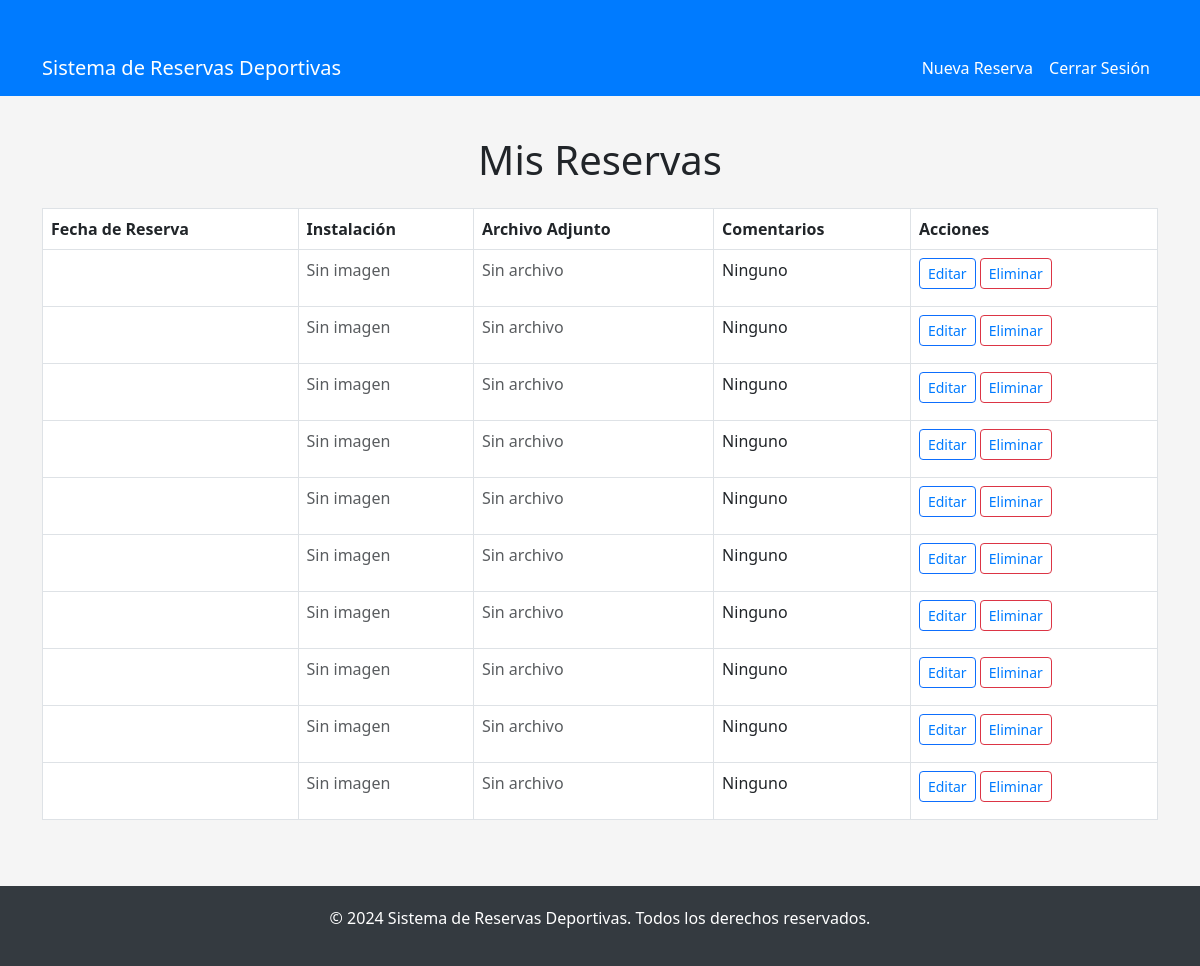
/mis-reservas/ (signed in), run on an earlier commit of the app's database.
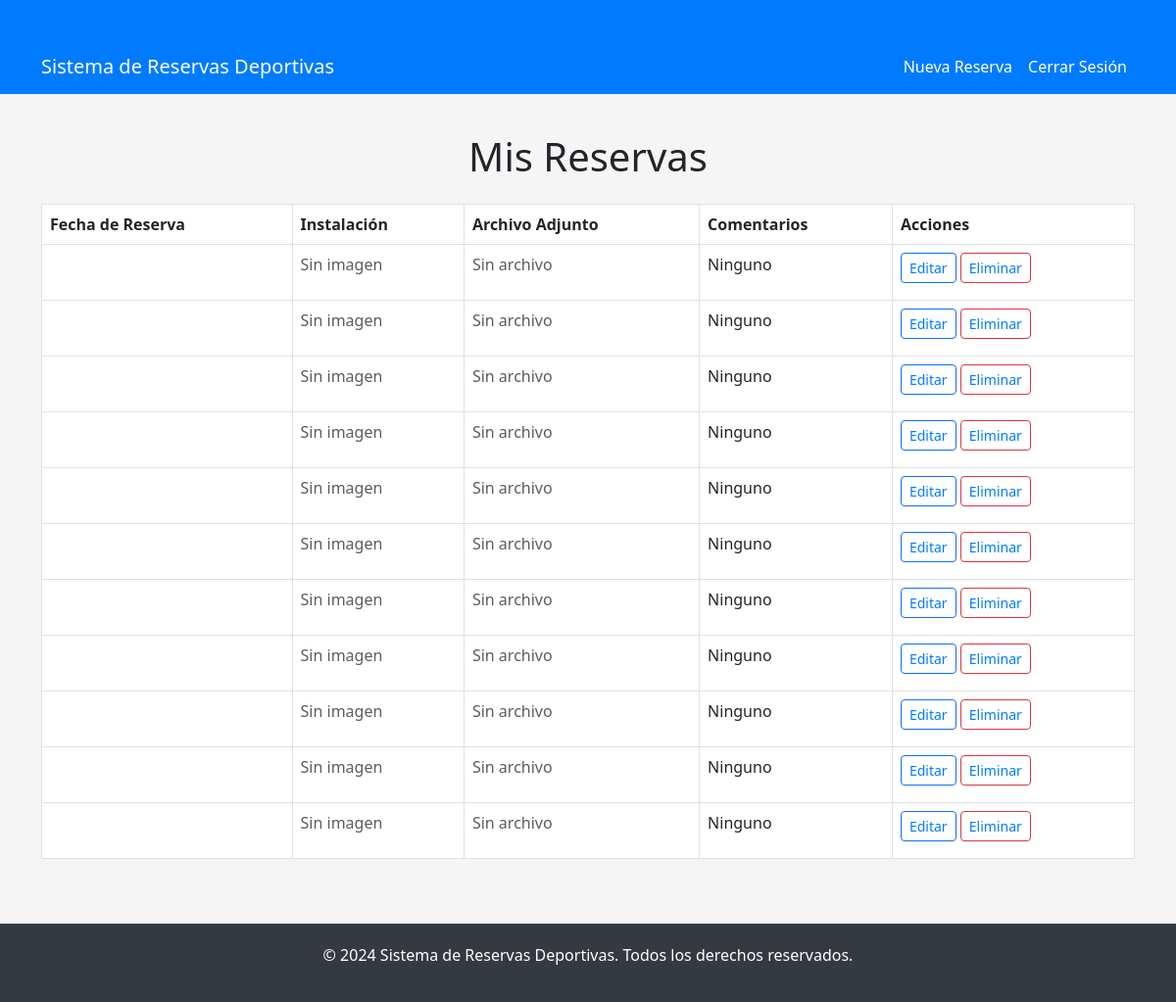
And on a later commit of the database.
### Aplicacion1/models.py (models this page shows, shortened)
class Reserva(models.Model):
    cancha = models.ForeignKey(Campo, on_delete=models.CASCADE, related_name='reservas')
    usuario = models.ForeignKey(User, on_delete=models.CASCADE, related_name='reservas')
    fecha_hora_inicio = models.DateTimeField()
    duracion = models.IntegerField(default=1)  # Duración en horas
    precio = models.DecimalField(max_digits=6, decimal_places=2)
    confirmada = models.BooleanField(default=False)  # Agregar campo confirmada
    foto_instalacion = models.ImageField(upload_to="reservas/fotos_instalacion", blank=True, null=True)  # Foto de la instalación
    archivo_reserva = models.FileField(upload_to="reservas/documentos", blank=True, null=True)  # Documento adjunto
    comentario = models.TextField(blank=True)
    class Meta:
        indexes = [
            models.Index(fields=['-fecha_hora_inicio']),  # Índice para ordenar por fecha
        ]

### Aplicacion1/views.py (the view)
# urls.py: path('mis-reservas/', views.lista_reservas, name='lista_reservas'),
def lista_reservas(request):
    reservas = Reserva.objects.filter(usuario=request.user)
    return render(request, 'lista_reservas.html', {'reservas': reservas})

### Aplicacion1/templates/lista_reservas.html (shortened to what this page needs)
<!DOCTYPE html>
<html lang="es">
<head>
    <link rel="stylesheet" href="https://cdn.jsdelivr.net/npm/bootstrap@5.3.0-alpha1/dist/css/bootstrap.min.css">
</head>
<body>
    <nav class="navbar navbar-expand-lg navbar-dark">
        <div class="container">
            <a class="navbar-brand" href="#">Sistema de Reservas Deportivas</a>
            <div class="collapse navbar-collapse" id="navbarNav">
                <ul class="navbar-nav ms-auto">
                    <li class="nav-item">
                        <a class="nav-link" href="{% url 'crear_reserva' %}">Nueva Reserva</a>
                    </li>
                    <li class="nav-item">
                        <a class="nav-link" href="{% url 'logout' %}">Cerrar Sesión</a>
                    </li>
                </ul>
            </div>
        </div>
    </nav>
    <div class="container">
        <h1 class="text-center my-4">Mis Reservas</h1>
        <div class="table-responsive">
            <table class="table table-bordered table-hover">
                <thead>
                    <tr>
                        <th>Fecha de Reserva</th>
                        <th>Instalación</th>
                        <th>Archivo Adjunto</th>
                        <th>Comentarios</th>
                        <th>Acciones</th>
                    </tr>
                </thead>
                <tbody>
                    {% for reserva in reservas %}
                        <tr>
                            <td>{{ reserva.fecha|date:"d M Y, H:i" }}</td>
                            <td>
                                {% if reserva.foto_instalacion %}
                                    <img src="{{ reserva.foto_instalacion.url }}" alt="Foto de la instalación">
                                {% else %}
                                    <p class="text-muted">Sin imagen</p>
                                {% endif %}
                            </td>
                            <td>
                                {% if reserva.archivo_reserva %}
                                    <a href="{{ reserva.archivo_reserva.url }}" target="_blank">Ver archivo</a>
                                {% else %}
                                    <p class="text-muted">Sin archivo</p>
                                {% endif %}
                            </td>
                            <td>{{ reserva.comentario|default:"Ninguno" }}</td>
                            <td>
                                <a href="{% url 'editar_reserva' reserva.id %}" class="btn btn-sm btn-outline-primary">Editar</a>
                                <a href="{% url 'eliminar_reserva' reserva.id %}" class="btn btn-sm btn-outline-danger" onclick="return confirm('¿Estás seguro de eliminar esta reserva?')">Eliminar</a>
                            </td>
                        </tr>
                    {% empty %}
                        <tr>
                            <td colspan="5" class="text-center">No tienes reservas en este momento.</td>
                        </tr>
                    {% endfor %}
                </tbody>
            </table>
        </div>
    </div>
    <footer class="footer">
        <p>&copy; 2024 Sistema de Reservas Deportivas. Todos los derechos reservados.</p>
    </footer>
</body>
</html>

What changed in the data, as far as the page shows it:
added Reserva: foto_instalacion "Sin imagen", archivo_reserva "Sin archivo", comentario "Ninguno"
